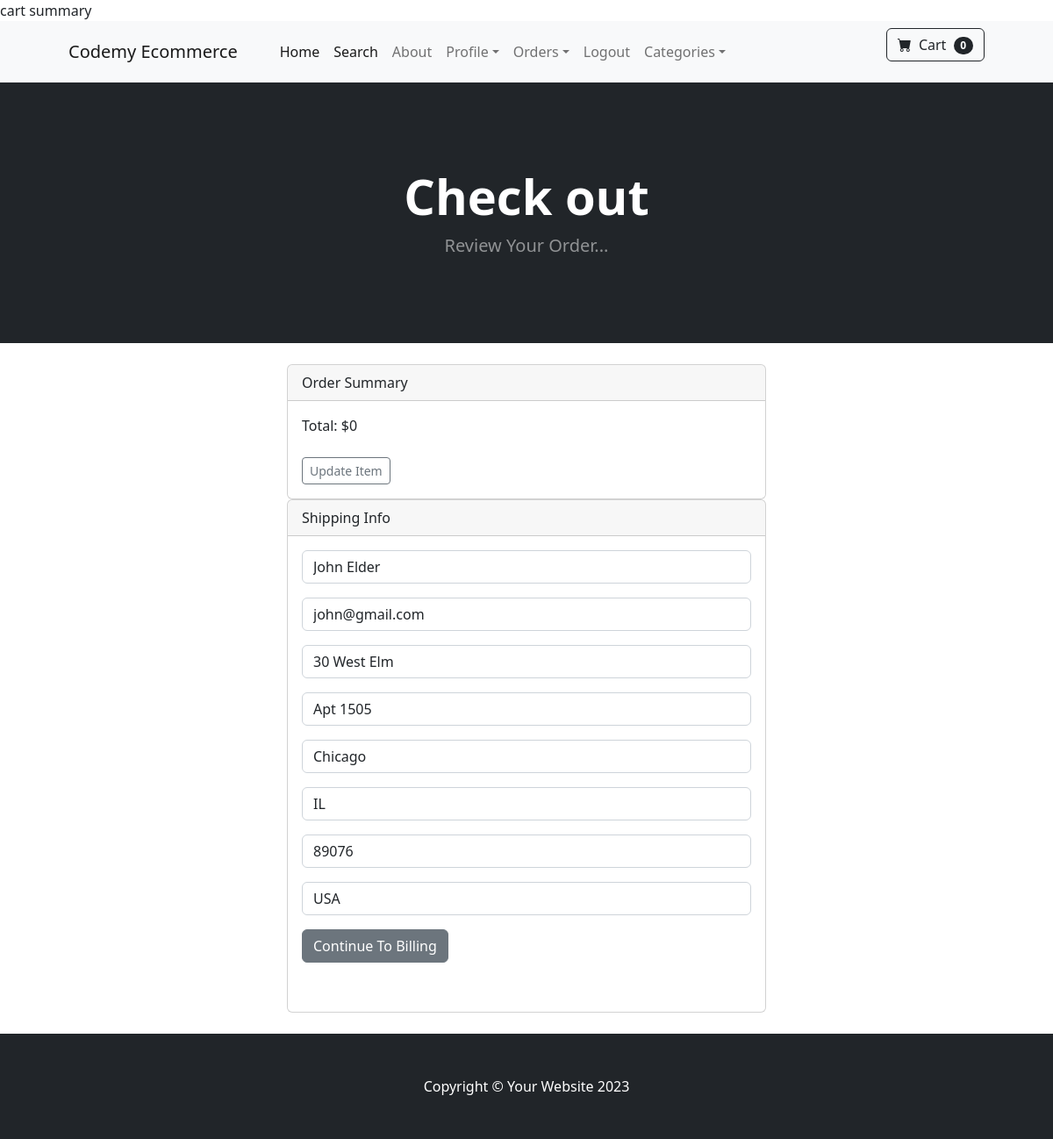
The app's page /payment/checkout (signed in) with its own data.
### payment/models.py (models this page shows, shortened)
class ShippingAddress(models.Model):
    user = models.ForeignKey(
        User, on_delete=models.CASCADE, null=True, blank=True)
    shipping_full_name = models.CharField(max_length=255)
    shipping_email = models.CharField(max_length=255)
    shipping_address1 = models.CharField(max_length=255)
    shipping_address2 = models.CharField(max_length=255, null=True, blank=True)
    shipping_city = models.CharField(max_length=255)
    shipping_state = models.CharField(max_length=255, null=True, blank=True)
    shipping_zipcode = models.CharField(max_length=255, null=True, blank=True)
    shipping_country = models.CharField(max_length=255)
    class Meta:
        verbose_name_plural = "Shipping Address"

### payment/views.py (the view)
# urls.py: path('checkout', views.checkout, name='checkout'),
def checkout(request):
    cart = Cart(request)
    cart_products = cart.get_prods
    quantities = cart.get_quants
    totals = cart.cart_total()
    if request.user.is_authenticated:
        shipping_user = ShippingAddress.objects.get(user__id=request.user.id)
        shipping_form = ShippingForm(
            request.POST or None, instance=shipping_user)
        return render(request, 'payment/checkout.html', {'cart_products': cart_products, 'quantities': quantities, 'totals': totals, 'shipping_form': shipping_form})
    else:
        shipping_form = ShippingForm(
            request.POST or None)
        return render(request, 'payment/checkout.html', {'cart_products': cart_products, 'quantities': quantities, 'totals': totals, 'shipping_form': shipping_form})

### cart/cart.py (called while the page is built, shortened)
    def cart_total(self):
        product_id = self.cart.keys()
        products = Product.objects.filter(id__in=product_id)
        quantities = self.cart
        total = 0
        return total

    def __len__(self):
        return len(self.cart)

    def get_prods(self):
        product_ids = self.cart.keys()
        products = Product.objects.filter(id__in=product_ids)
        return products

### cart/context_processors.py (called while the page is built)
def cart(request):
    return {'cart': Cart(request)}

### payment/templates/payment/checkout.html (shortened to what this page needs)
cart summary{% extends 'base.html' %}
{% block content %}
<header class="bg-dark py-5">
    <div class="container px-4 px-lg-5 my-5">
        <div class="text-center text-white">
            <h1 class="display-4 fw-bolder">Check out</h1>
            <p class="lead fw-normal text-white-50 mb-0">Review Your Order...</p>
        </div>
    </div>
</header><br>
<div class="container">
    <div class="row">
        <div class="col-md-6 offset-md-3">
            <div class="card">
                <div class="card-header">
                    Order Summary
                </div>
                <div class="card-body">
                    Total: ${{totals}} <br><br>
                    <a href="{% url 'cart-summary' %}" class="btn btn-sm btn-outline-secondary">Update Item</a>
                </div>
            </div>
            <div class="card">
                <div class="card-header">
                    Shipping Info
                </div>
                <div class="card-body">
                    <form method="POST" action="{% url 'billing-info' %}">
                        {{shipping_form.as_p}}
                        <button type="submit" class="btn btn-secondary">Continue To Billing</button> <br><br>
                    </form>
                </div>
            </div> <br>
        </div>
    </div>
</div>
{% endblock %}

### records on screen
ShippingAddress: shipping_full_name "John Elder", shipping_email "john@gmail.com", shipping_address1 "30 West Elm", shipping_address2 "Apt 1505", shipping_city "Chicago", shipping_state "IL", shipping_zipcode "89076", shipping_country "USA"

### other values on screen
{{ cart|length }} "0"
{{ totals }} "0"
